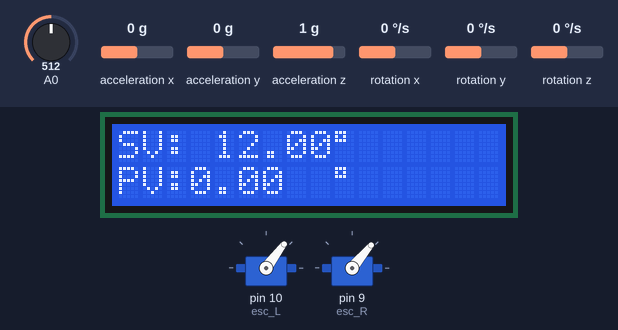
Recording of a sketch running on a simulated Arduino Uno, built with avr-gcc and run on an emulated ATmega328P. On the bench: 16×2 character LCD, 2 × servo. The test bench sets the inputs (shaded band); at power-on: acceleration y 0 g, A0 = 512, acceleration z 1 g, rotation x 0 °/s, acceleration x 0 g, rotation y 0 °/s, rotation z 0 °/s. What the sketch prints to the serial monitor is not drawn.

Above: at 6.2 s.
6.3 s: acceleration y set to -1.4 g
At 6.47 s:
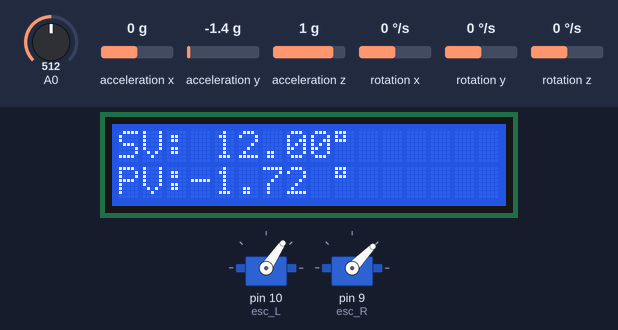
7.8 s: A0 set to 466
At 8.96 s:
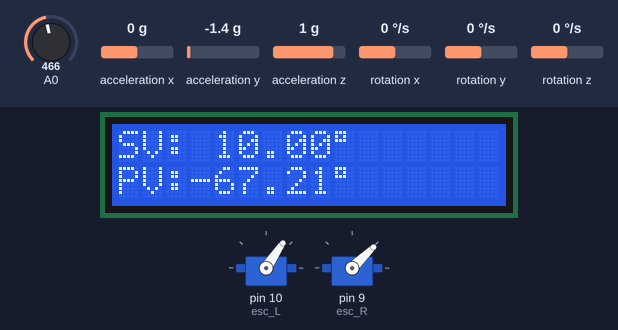
9.3 s: A0 set to 430
At 9.61 s:
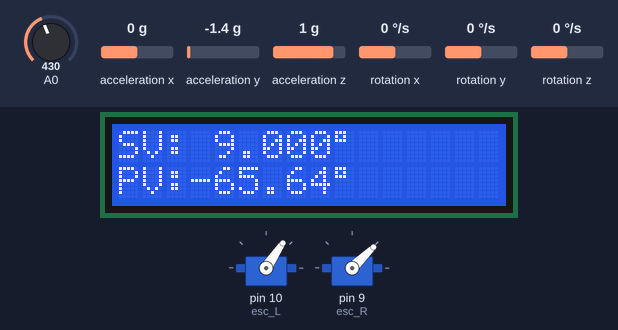
10.9 s: acceleration z set to 0.8 g
At 11.17 s:
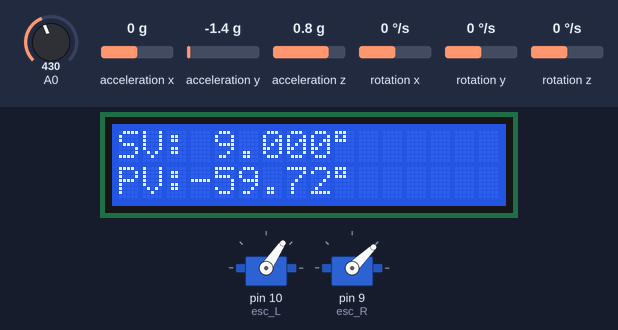
12.5 s: rotation x set to -100 °/s
At 12.94 s:
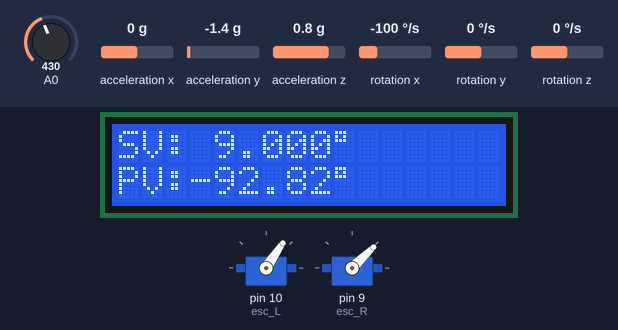
14.2 s: A0 set to 194
At 14.46 s:
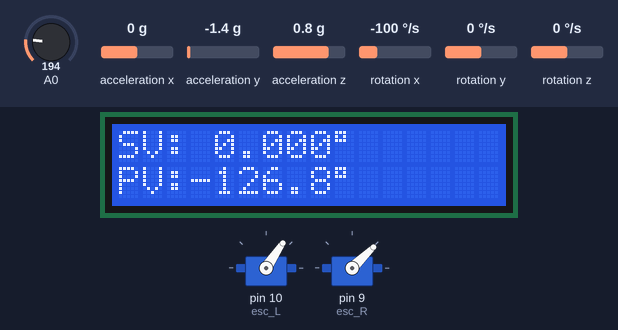
15.8 s: A0 set to 172
Timing chart, 0 to 18.3 s (numbered marks = the images above; inputs shaded):
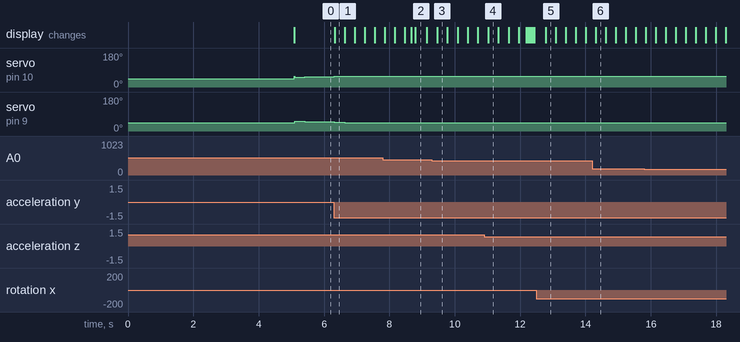

Measured:
- after the input at 6.3 s, servo on pin 10 (esc_L): 53° → 56° at once; servo on pin 9 (esc_R): 50° → 47° at once, → 46° 0.08 s later, → 45° 0.24 s later, → 44° 0.26 s later; the display: changes at once (image 1)

The sketch:

PIDControl_Bicopter.ino
```cpp
/*
Nama: Zanjabila Bahrusy Syuhada
NIM: 181354032
Program PID Control Bicopter (dengan Kalman Filter)
Rabu, 20 Januari 2021
Prodi D-IV Teknik Elektronika Politeknik Negeri Bandung
Tugas Akhir Matakuliah Sistem Kendali Digital,
 */
// --------------------------------------------------------\\
//[1] Memasukan Library dan Header File
      #include <Wire.h>

//1a. Header file untuk sensor MPU6050
      #include "MPU6050.h"

//1b. Header file untuk komunikasi I2C MPU6050
      #include "I2Cdev.h"

//1c. Header file untuk komunikasi I2C
      #include "wire.h"

//1d. Header File untuk instruksi matematika
      #include "math.h"

//1e. Deklarasi LCD
      #include <LiquidCrystal.h>
      LiquidCrystal lcd(6, 7, 5, 4, 3, 2);

//1f. Deklarasi ESC
      #include <Servo.h>
      Servo esc_L;
      Servo esc_R;

//[2] Deklarasi variable
      #define RESTRICT_PITCH
      MPU6050 accelgyro;

//2a. Deklarasi variable matriks Q dan R
      float Qacc,Qgyro,R;

//2b. Deklarasi variable perhitungan prediksi nilai kalman filter
//    dan error covariance
      float Xkacc,Xkpacc,Xkgyro,Pkp00,Pkp01,dXgyro;
      float Pkp[2][2],KG[2],y,Wk;

//2c. Deklarasi variable perubahan waktu
      unsigned long dtact;
      double dtlast,dt;

//2d. Deklarasi variable nilai gyroscope dan accelerometer
      int16_t ax,ay,az; // tipe data integer 16 bit
      int16_t gx,gy,gz;
      int16_t accX,accY,accZ;
      double gyroX,gyroXlast,gyroXangle;
      double kalmanX,PVroll,roll;
      int New_PVroll;

//2e. Deklarasi SV, PV, MV
      float SV, PV, PID;
      int MV, MV_L, MV_R; // Sinyal PWM ( 0 -255)
      int start;

//2f. Deklarasi Perhitungan PID-Control
      float Kp, e, Ti, Ki, Td, Kd, P, I, D;
      int potValue, throttle;
      float eint,eint_1;
      float eint_update;
      float edif;
      float et, et_1;

//2g. Deklarasi Varible pada Filter
      float PVf, PVf_1, wc, RC, a;

//2h. Deklarasi Varible pada Time Sampling
      unsigned long t;
      double t_1, Ts;

//2i. Deklarasi untuk Plotting
      float interval_elapsed, interval_limit;

//[3] Fungsi objek/Subroutine perhitungan kalman filter
      float kalman_calculation(float Xtacc,float Xtgyro,float dt){
        dXgyro = Xtgyro - Xkgyro;
        Xkacc = Xkacc +(dt*dXgyro)+Wk;

        Pkp[0][0]=Pkp[0][0]+(dt*(dt*Pkp[1][1]-Pkp[0][1]-Pkp[1][0]+Qacc));
        Pkp[0][1]=Pkp[0][1]-(dt*Pkp[1][1]);
        Pkp[1][0]=Pkp[1][0]-(dt*Pkp[1][1]);
        Pkp[1][1]=Pkp[1][1]+(dt*Qgyro);

        KG[0]=Pkp[0][0]/(Pkp[0][0]+R);
        KG[1]=Pkp[1][0]/(Pkp[0][0]+R);

        Xkacc=Xkacc+(KG[0]*(Xtacc-Xkacc));
        Xkgyro=Xkgyro+(KG[1]*(Xtacc-Xkacc));

        Pkp00=Pkp[0][0];
        Pkp01=Pkp[0][1];

        Pkp[0][0]=Pkp[0][0]-(KG[0]*Pkp00);
        Pkp[0][1]=Pkp[0][1]-(KG[0]*Pkp01);
        Pkp[1][0]=Pkp[1][0]-(KG[1]*Pkp00);
        Pkp[1][1]=Pkp[1][1]-(KG[1]*Pkp01);

        return Xkacc;
      }

//[4] Fungsi data pengiriman I2C ke mikro master(utama)
      void requestEvent(){
        Wire.write(New_PVroll);
      }

//[5] Fungsi set angle
      void setAngleX(float roll2){
        Xkacc=roll2;
      }

//[6] Fungsi set kalman gyroscope
      float kalman_gyro(){
        return dXgyro;
      }

void setup() {
//[7] Inisialisasi nilai awal variable
//7a. Nilai awal variable perubahan waktu
      dt = 0;
      dtlast = 0;

//7b. Nilai parameter matriks Q dan R
      Qacc = 0.001;
      Qgyro = 0.003;
      R = 0.3;

//7c. Nilai awal predisksi kalman filter dan dan error covariance
      Xkacc = 0.0;
      Xkpacc = 0.0;
      Xkgyro = 0.0;
      Pkp[0][0] = 0.0;
      Pkp[0][1] = 0.0;
      Pkp[1][0] = 0.0;
      Pkp[1][1] = 0.0;

//7d. Memulai komunikasi I2C (terutama membuka jalur regiter 4)
      Wire.begin();
      Wire.begin(4);
      Wire.onRequest(requestEvent);

//7e. Memulai komunikasi serial
      Serial.begin(9600);

//7f. Inisialisasi komunikasi I2C
      Serial.print("Initializing I2C devices...");
      accelgyro.initialize();

//7g. Uji koneksi
      Serial.print("Testing device connections...");
      Serial.print(accelgyro.testConnection()?"MPU6050 connection succesful":"MPU6050 connection failed");

//7h. Memulai Komunikasi dengan LCD
      lcd.begin(16,2);
      lcd.setCursor(0,0);
      lcd.print("SV:");
      lcd.setCursor(0,1);
      lcd.print("PV:");

//7i. Memulai ESC
      esc_L.attach(10);
      esc_R.attach(9);

      esc_R.writeMicroseconds(1000);    // Send the signal to the ESC
      esc_L.writeMicroseconds(1000);    // Send the signal to the ESC
      delay(3000);
      esc_R.writeMicroseconds(1000);    // Send the signal to the ESC
      esc_L.writeMicroseconds(1000);    // Send the signal to the ESC
      delay(2000);

//7j. Set nilai dan parameter
      Kp = 0.7;//0.516;//0.474;//0.546;//1.1;//1.2;
      Ti = 1.2;//1.1466;//1.4;//0.753958;//1.300695;
      Td = 0.5;//0.28665;//0.4;//0.1884895;// 0.32517375;

      Ts = 0.02;
      throttle=1075;

      interval_elapsed=0;
      interval_limit=0.01;
      t=0;

      // Agar menghindari nilai infinity 'NAND', ketika Ti = 0 */
      if (Ti==0){
        Ki=0;
      }
      else{
        Ki=Kp/Ti;
      }
      Kd=Kp*Td;
      et_1=0;
      eint_1=0; //nilai awal luasan error
}

//[8] Main program:
void loop() {
//8a. Menghitung waktu setiap satu kali looping
      dtlast = dtact;
      dtact = millis();
      dt = dtact;
      dt = (dt - dtlast)/1000;

//8b. Mengambil data sensor MPU6050
      accelgyro.getMotion6(&ax,&ay,&az,&gx,&gy,&gz);

//8c. Memindahkan data ke variable lain (**agar data sebelumnya(murni) tetap terjaga)
      accX = ax;
      accY = ay;
      accZ = az;

//8d. Kalibrasi sensor MPU6050 (dalam derajat)
      roll = (atan2(accY,accZ)*180)/3.14;
      gyroX = gx;
      gyroX = gyroX/100.0;

//8e. Set kalman filter pada saat lebih kecil dari -90 dan lebih besar dari 90 derajat
      if ((roll<-90 && kalmanX>90) || (roll>90 && kalmanX<-90)){
        setAngleX(roll);
        kalmanX=roll;
        gyroXangle=roll;
      }

//8f. Hitung kalman filter pada saat -90 d.d 90 derajat
      else{
        kalmanX = kalman_calculation(roll,gyroX,dt);
      }

//8g. Baca nilai sudut selanjutnya
      gyroXangle = gyroXangle + (kalman_gyro()*dt);

//[9] Bila pembacaan lebih kecil dari -180 dan lebih besar dari 180 derajat
      if (gyroXangle<-180 || gyroXangle>180){
        gyroXangle = kalmanX;
      }
//[10] Pengondisian nilai output kalman filter
      PVroll = kalmanX;
      PVroll = PVroll+50;
      New_PVroll = PVroll;

//[11] PID Control
      //SV = 0;
      potValue = analogRead(A0);
      if(potValue>186){
        SV = map(potValue, 187, 1020, 0, 32);
        }
      if(potValue<186){
        SV = map(potValue, 185, 10, 0, -32);
        }

      if(SV<-32){
        SV=-32;
        }
        else if(SV>32){
          SV=32;
          }
          else{
            SV=SV;
            }

//11a. Baca nilai PV
      PV = kalmanX;

//11b. Hitung error
      et = PV - SV;

//11c. Hitung Proporsional
      P = Kp*et;

//11d. Hitung Integral
      eint_update=((et+et_1)*Ts)/2;
      eint=eint_1+eint_update;
      I=Ki*eint;

//11e. Hitung Differensial
      edif=(et-et_1)/Ts;
      D=Kd*edif;

//11f. Hitung Keluaran MV
      MV = P+I+D;
      MV_L = throttle-MV;
      MV_R = throttle+MV;

//11e. Membatasi Output MV
      //Kanan
      if(MV_R>1120){  //max 2000
        MV_R=1120;
      }
      else if(MV_R<1000){ //min 1000
        MV_R=1000;
      }

      //Kiri
      if(MV_L>1120){  //max 2000
        MV_L=1120;
      }
      else if(MV_L<1000){ //min 1000
        MV_L=1000;
      }

//11f. Menuliskan MV
      esc_R.writeMicroseconds(MV_R); //Kanan
      esc_L.writeMicroseconds(MV_L); //Kiri

//11g. Menghitung time sampling
//      t_1=t;
//      t=millis();
//      Ts=(t-t_1)/1000;

//11h. Cek Penjumlahan Ts
      interval_elapsed=interval_elapsed+Ts;
       if(interval_elapsed >= interval_limit){
        Serial.print(SV);
        Serial.print(" ");
        Serial.print(90);
        Serial.print(" ");
        Serial.print(PV);
        Serial.print(" ");
        Serial.println(-90);

        lcd.setCursor(4,0);
        lcd.print(SV);
        lcd.setCursor(9,0);
        lcd.print((char)223);
        lcd.setCursor(3,1);
        lcd.print(PV);
        lcd.setCursor(9,1);
        lcd.print((char)223);
        }
        else{
          interval_elapsed=interval_elapsed;
          }
      et_1=et;
      eint_1=eint;
    }
```
